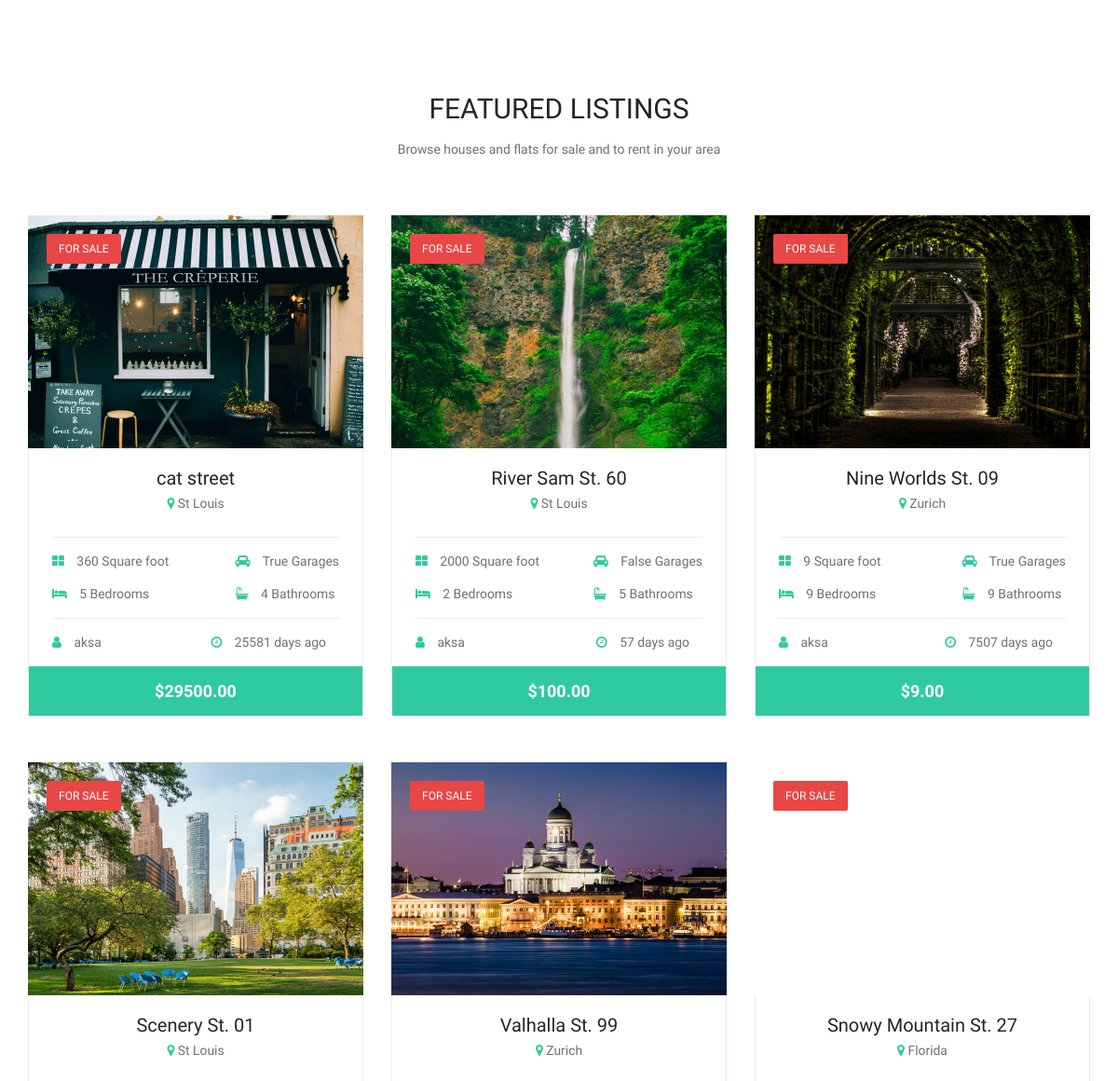
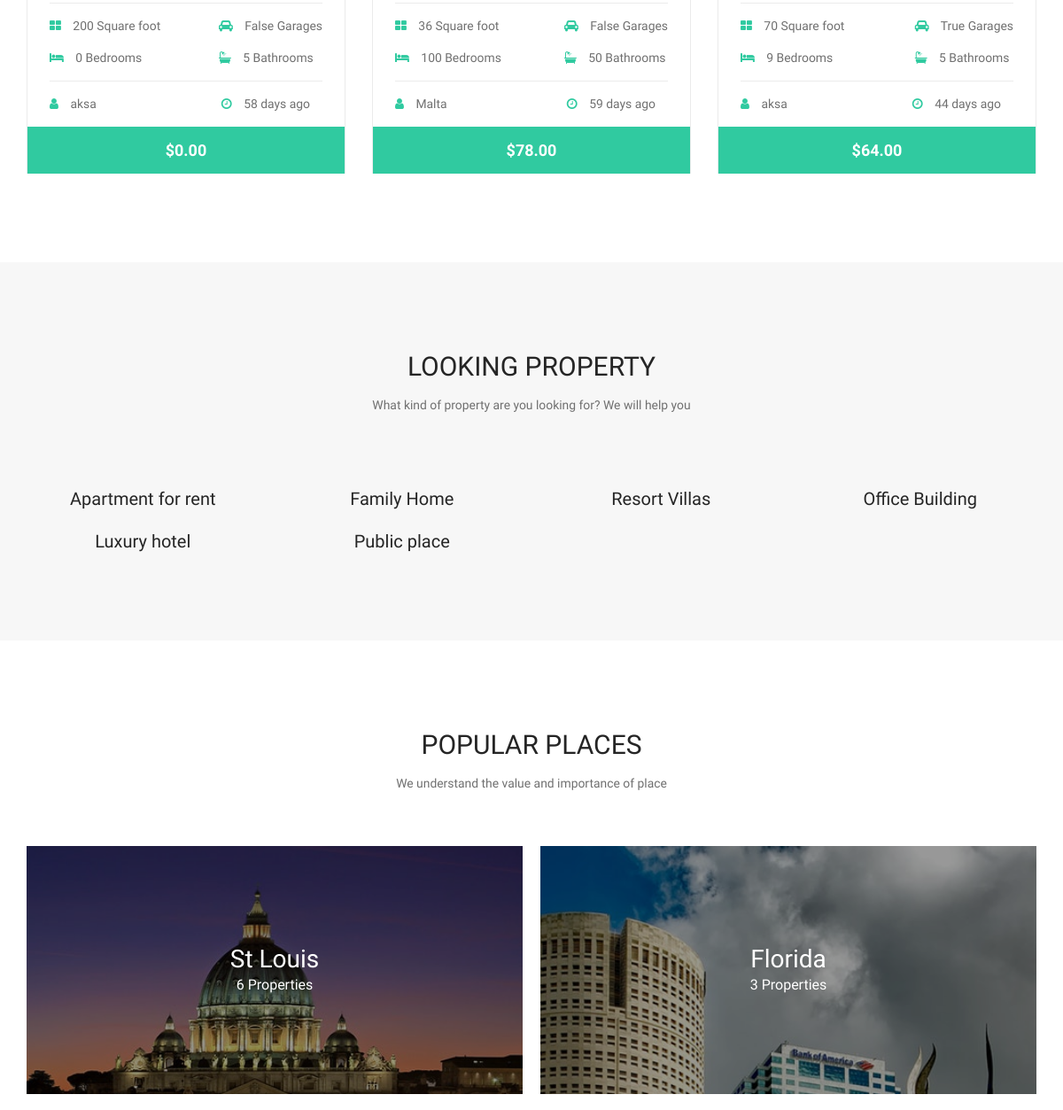
/ (middle part), run on an earlier commit of the app's database (2 pictures, top to bottom).
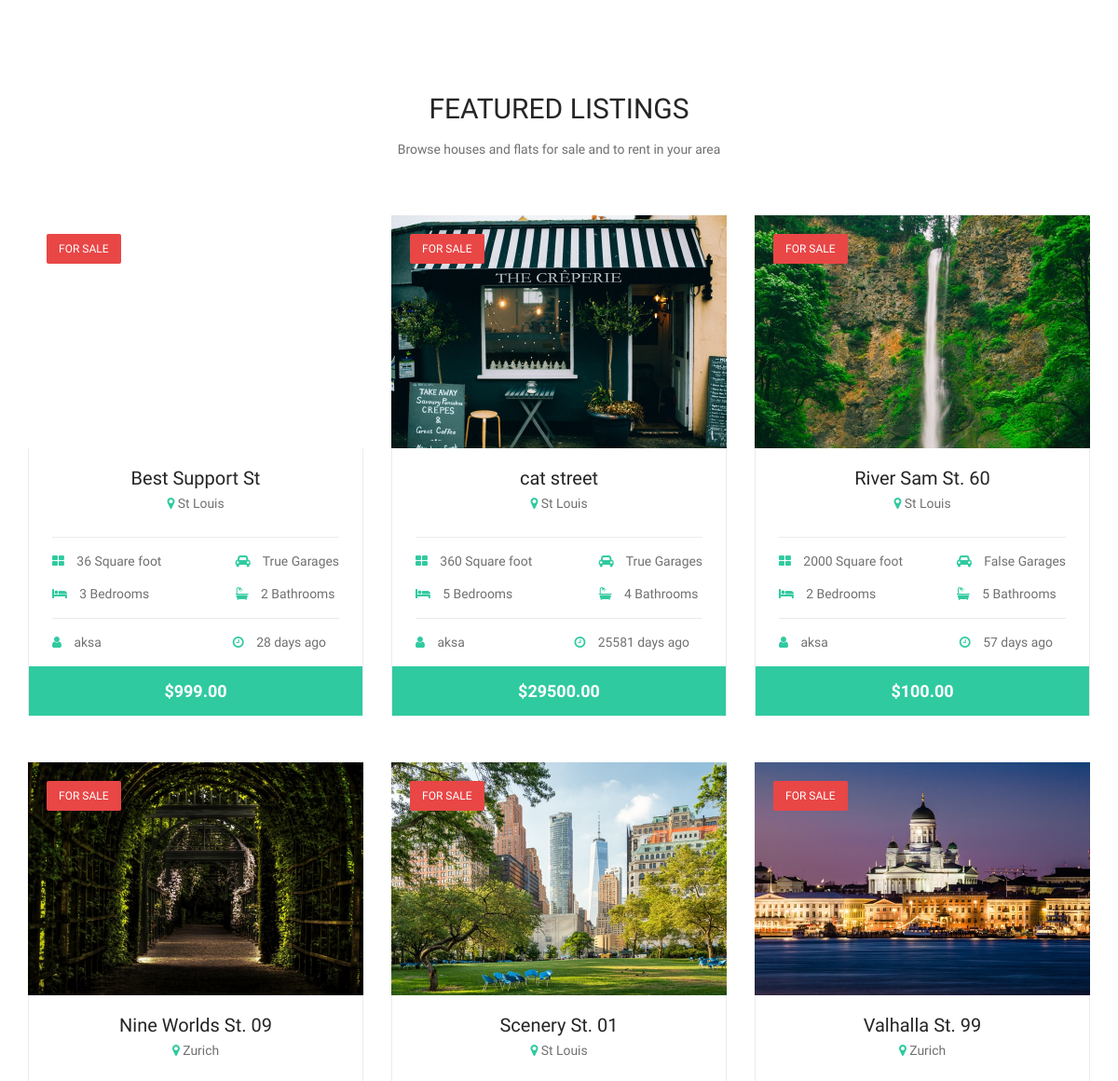
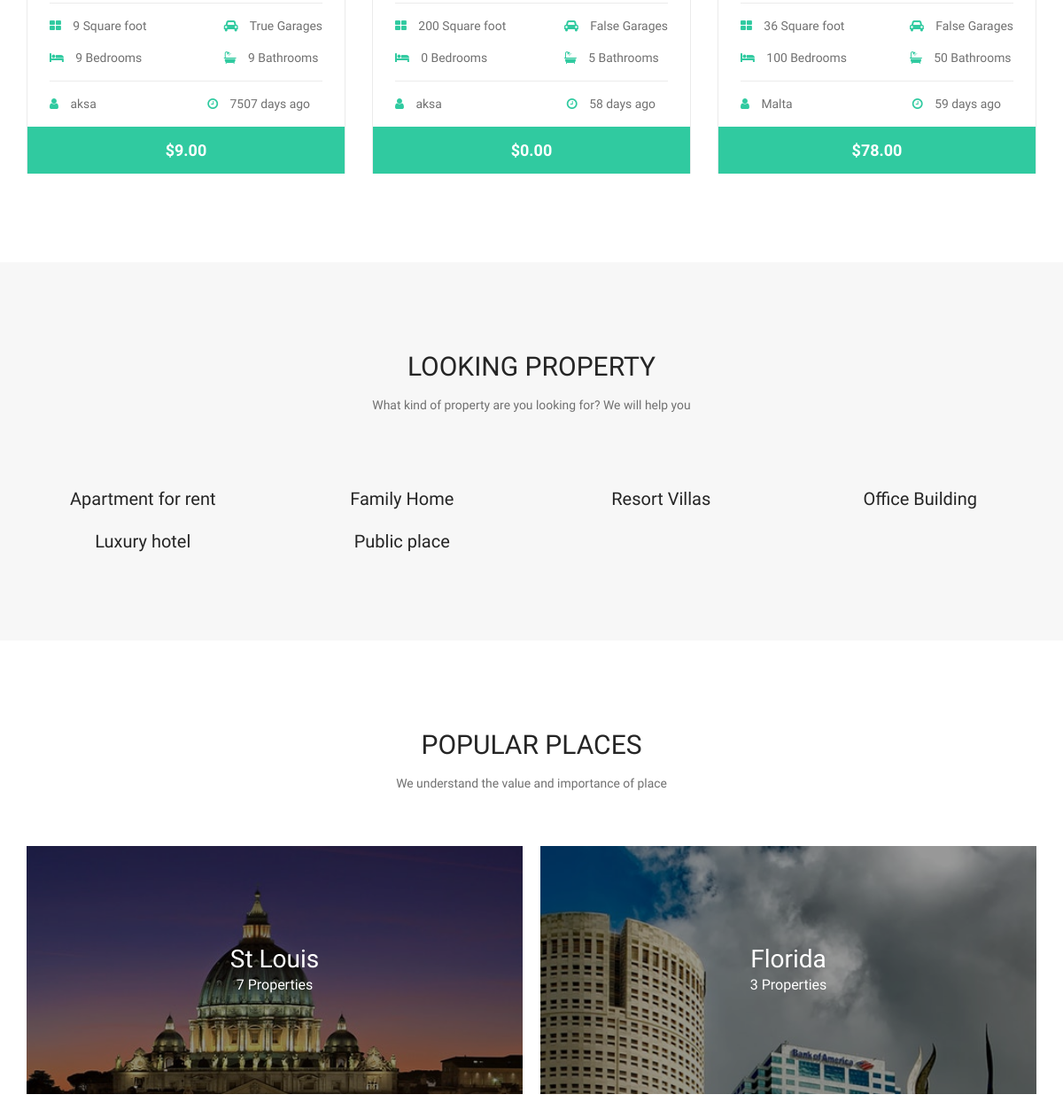
And on a later commit of the database (2 pictures, top to bottom).
### home/models.py (models this page shows, shortened)
class Property(models.Model):
    user = models.ForeignKey(User, on_delete=models.CASCADE, default=1)
    name = models.CharField(max_length=100)
    address =  models.CharField(max_length=100)
    city = models.ForeignKey(City, on_delete=models.CASCADE)
    price = models.DecimalField(max_digits=10, decimal_places=2)
    status = models.ForeignKey(Status, on_delete=models.CASCADE)
    area = models.PositiveIntegerField()
    garage = models.BooleanField(default=False)
    bathroom = models.PositiveIntegerField(default=0)
    bedroom = models.PositiveIntegerField(default=0)
    category = models.ForeignKey(Category, on_delete=models.CASCADE)
    founded_date = models.DateField(default=timezone.now)
    description = models.TextField()
    avatar = models.ImageField(upload_to="property")
    google_map = models.TextField(blank=True, default=None)
    order = models.PositiveIntegerField(default=0, blank=True)
    featured = models.BooleanField(default=False)
    def absolute_url(self):
        return self.avatar.url
    def listing_age(self):
        d1 = datetime.strptime(str(date.today()), "%Y-%m-%d")
        d2 = datetime.strptime(str(self.founded_date), "%Y-%m-%d")
        difference = abs((d2 - d1).days)
        return difference

class City(models.Model):
    name = models.CharField(max_length=100)
    number_of_listing = models.PositiveIntegerField(default=0)
    image = models.ImageField(upload_to="city", blank=True, default=None)
    def __str__(self):
        return self.name
    def absolute_url(self):
        return self.image.url

class Category(models.Model):
    name = models.CharField(max_length=50)
    home_text = models.CharField(max_length=100, default="Add a simple text for homepage!")

### home/views.py (the view)
# urls.py: path('', views.home, name='home'),
def home(request):
    cities = City.objects.all()
    featured_properties = Property.objects.filter(featured=True).order_by('-order', '-id')[:6]
    blogs = Blog.objects.all().order_by('-id')[:3]
    categories = Category.objects.all()
    return render(request, 'home/index.html', context={
        'cities': cities,
        'featured_properties': featured_properties,
        'blogs': blogs,
        'categories': categories
    })

### home/models.py (called while the page is built)
    def absolute_url(self):
        return self.avatar.url

### home/templates/home/index.html (shortened to what this page needs)
{% extends 'home/base.html' %}
{% block content %}
	{% load static %}
	<section class="feature-section spad">
		<div class="container">
			<div class="section-title text-center">
				<h3>Featured Listings</h3>
				<p>Browse houses and flats for sale and to rent in your area</p>
			</div>
			<div class="row">
				{% for property in featured_properties %}
					<div class="col-lg-4 col-md-6">
						<div class="feature-item">
							<div class="feature-pic set-bg" data-setbg="{{ property.absolute_url }}">
								<div class="sale-notic">FOR SALE</div>
							</div>
							<div class="feature-text">
								<div class="text-center feature-title">
									<h5>{{ property.address }}</h5>
									<p><i class="fa fa-map-marker"></i> {{ property.city }}</p>
								</div>
								<div class="room-info-warp">
									<div class="room-info">
										<div class="rf-left">
											<p><i class="fa fa-th-large"></i> {{ property.area }} Square foot</p>
											<p><i class="fa fa-bed"></i> {{ property.bedroom }} Bedrooms</p>
										</div>
										<div class="rf-right">
											<p><i class="fa fa-car"></i> {{ property.garage}} Garages</p>
											<p><i class="fa fa-bath"></i> {{ property.bathroom}} Bathrooms</p>
										</div>
									</div>
									<div class="room-info">
										<div class="rf-left">
											<p><i class="fa fa-user"></i> {{ property.user }} </p>
										</div>
										<div class="rf-right">
											<p><i class="fa fa-clock-o"></i>
											{% if property.listing_age == 0 %}
												Listed today</p>
											{% else %}
												{{ property.listing_age }} days ago</p>
											{% endif %}
										</div>
									</div>
								</div>
								<a href="{% url 'property_detail' property.id %}" class="room-price">${{ property.price }}</a>
							</div>
						</div>
					</div>
				{% endfor %}
			</div>
		</div>
	</section>
	<section class="feature-category-section spad">
		<div class="container">
			<div class="section-title text-center">
				<h3>LOOKING PROPERTY</h3>
				<p>What kind of property are you looking for? We will help you</p>
			</div>
			<div class="row">
			{% for category in categories %}
				<div class="col-lg-3 col-md-6 f-cata">
					<a href="{% url 'browse' %}?category={{ category.id }}"><h5>{{ category.home_text }}</h5></a>
				</div>
			{% endfor %}
			</div>
		</div>
	</section>
	<section class="gallery-section spad">
		<div class="container">
			<div class="section-title text-center">
				<h3>Popular Places</h3>
				<p>We understand the value and importance of place</p>
			</div>
			<div class="gallery">
				{% for city in cities %}
					{% load static %}
					<a href="{% url 'browse' %}?city={{city.id}}" class="gallery-item grid-long set-bg" data-setbg={{ city.absolute_url }}>
						<div class="gi-info">
							<h3>{{ city.name }}</h3>
							<p>{{ city.number_of_listing }} Properties</p>
						</div>
					</a>
				{% endfor %}
			</div>
		</div>
	</section>
{% endblock content %}

What changed in the data, as far as the page shows it:
no longer on this page (row unchanged): Property: address "Snowy Mountain St. 27", city "Florida", area "70", bedroom "9", garage "True", bathroom "5", user "aksa", listing_age "44", price "64.00"
added Property: address "Best Support St", city "St Louis", area "36", bedroom "3", garage "True", bathroom "2", user "aksa", listing_age "28", price "999.00"
changed City "St Louis": number_of_listing "6" → "7"
